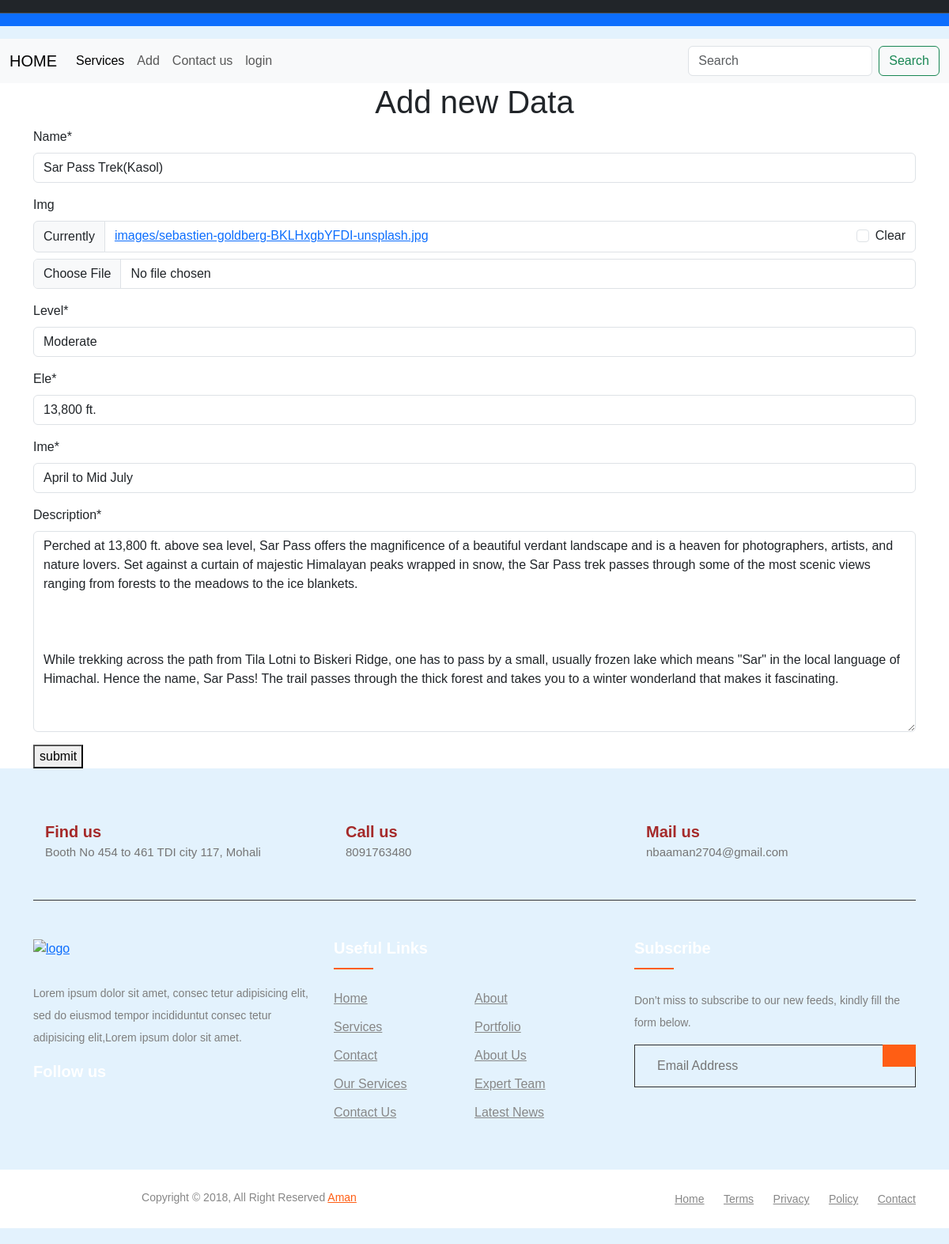
Screenshot of /up/2 with the database file from the repository.
### tour/models.py (models this page shows, shortened)
class trek(models.Model):
    name = models.CharField(max_length=222)
    img = models.ImageField(upload_to='images',null=True,blank=True)
    level=models.CharField(max_length=222)
    ele = models.CharField(max_length=222)
    ime=models.CharField(max_length=222)
    description = models.TextField()

### tour/views.py (the view)
# urls.py: path('up/<int:id>',views.up,name='up'),
def up(request,id):
     emp = trek.objects.get(id=id)
     if request.method=='GET':
          form=trekform(instance=emp)
          bese=trek.objects.all()
          return render(request,'him.html',{'form':form,'bese':bese})
     else:
         form=trekform(request.POST,request.FILES,instance=emp)
         if form.is_valid():
            form.save()
         return redirect('index')

### tour/forms.py
class trekform(forms.ModelForm):
    class Meta:
        model=trek
        fields='__all__'

### templates/him.html (shortened to what this page needs)
{% extends 'base.html' %}
{% block content %}
{% load crispy_forms_tags %}
<div class="container">
<h1 align="center">Add new Data</h1>
<form action="" method="post" enctype="multipart/form-data">
      {{form|crispy}}
      <button type="submit" class="btn-btn-primary">submit</button>
</form>
</div>
{% endblock  %}

### templates/base.html (style rules this page uses)
body { margin: 0; padding: 0; font-family: Arial, sans-serif; min-height: 100vh; display: flex; flex-direction: column; }

### rows the page displays
trek: name "Sar Pass Trek(Kasol)", level "Moderate", ele "13,800 ft.", ime "April to Mid July", description "Perched at 13,800 ft. above sea level, Sar Pass offers the magnificence of a beautiful verdant landscape and is a heaven for photographers, artists, and nature lovers. Set against a curtain of majestic Himalayan peaks wrapped in snow, the Sar Pass trek passes through some of the most scenic views ranging from forests to the meadows to the ice blankets. While trekking across the path from Tila Lotni to Biskeri Ridge, one has to pass by a small, usually frozen lake which means \"Sar\" in the local language of Himachal. Hence the name, Sar Pass! The trail passes through the thick forest and takes you to a winter wonderland that makes it fascinating."
